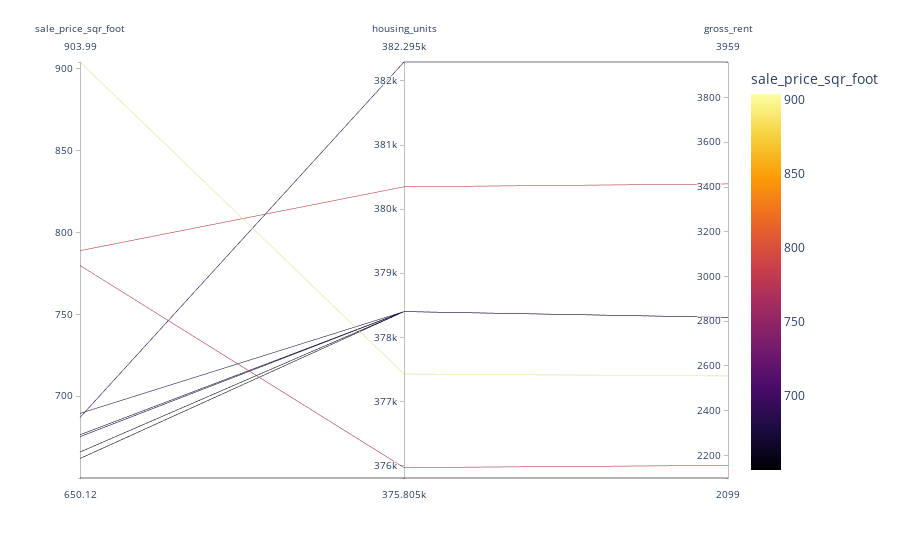

Notebook code for this chart:
### Markdown cell above
## Parallel Coordinates and Parallel Categories Analysis

In this section, you will use plotly express to create parallel coordinates and parallel categories visualizations so that investors can interactively filter and explore various factors related to the sales price of the neighborhoods. 

Using the DataFrame of Average values per neighborhood (calculated above), create the following visualizations:
1. Create a Parallel Coordinates Plot
2. Create a Parallel Categories Plot

### Code cell
# Parallel Coordinates Plot
# YOUR CODE HERE!
px.parallel_coordinates(
    df_top10_neighborhoods,
    color= 'sale_price_sqr_foot',
    color_continuous_scale=px.colors.sequential.Inferno,
)

### Figure 1 — Plotly figure (JSON) as saved in the notebook; plotly's stock layout.template omitted (floating-point values rounded to 4 significant figures)
{"data": [{"dimensions": [{"label": "sale_price_sqr_foot", "values": [904.0, 788.8, 779.8, 689.6, 687.1, 676.5, 675.4, 666.0, 662.0, 650.1]}, {"label": "housing_units", "values": [377400.0, 380348, 376000.0, 378401, 382295, 378401, 378401, 378401, 378401, 375805]}, {"label": "gross_rent", "values": [2555.0, 3414, 2155.0, 2817.0, 3959, 2817.0, 2817.0, 2817.0, 2817.0, 2099]}], "domain": {"x": [0, 1], "y": [0, 1]}, "line": {"color": [904.0, 788.8, 779.8, 689.6, 687.1, 676.5, 675.4, 666.0, 662.0, 650.1], "coloraxis": "coloraxis"}, "name": "", "type": "parcoords"}], "layout": {"autosize": true, "coloraxis": {"colorbar": {"title": {"text": "sale_price_sqr_foot"}}, "colorscale": [[0, "#000004"], [0.1111, "#1b0c41"], [0.2222, "#4a0c6b"], [0.3333, "#781c6d"], [0.4444, "#a52c60"], [0.5556, "#cf4446"], [0.6667, "#ed6925"], [0.7778, "#fb9b06"], [0.8889, "#f7d13d"], [1, "#fcffa4"]]}, "legend": {"tracegroupgap": 0}, "margin": {"t": 60}}}
